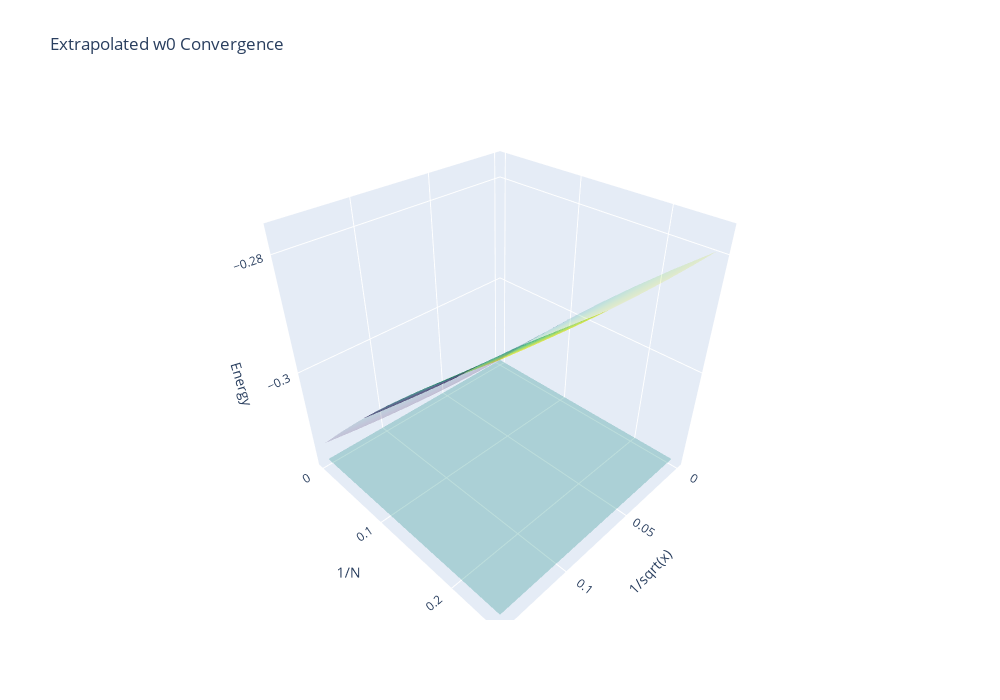

Notebook source saved alongside this figure:
### Code cell
fig = go.Figure(data=[go.Surface(x=fx(x_val), y=fy(qubits), z=f0, opacity=0.7, showscale=False, colorscale='Viridis'), 
                      go.Surface(x=extrap_x_f0, y=extrap_y_f0, z=np.full([len(extrap_x_f0), len(extrap_y_f0.T)], -1/np.pi), opacity=0.3, showscale=False, colorscale='Viridis'),
                      go.Surface(x=extrap_x_f0, y=extrap_y_f0, z=extrap_E0, opacity=0.2, showscale=False, colorscale='Viridis')])

fig.update_layout(title='Extrapolated w0 Convergence',
                   autosize=False,
                  width=1000, height=700,
                 scene = dict(
                    xaxis_title='1/sqrt(x)',
                    yaxis_title='1/N',
                    zaxis_title='Energy'))
fig.show()

print(f"{extrap_E0[0,0]} - Extrapolated Convergence")
print(f"{-1/np.pi} - Actual Convergence")
